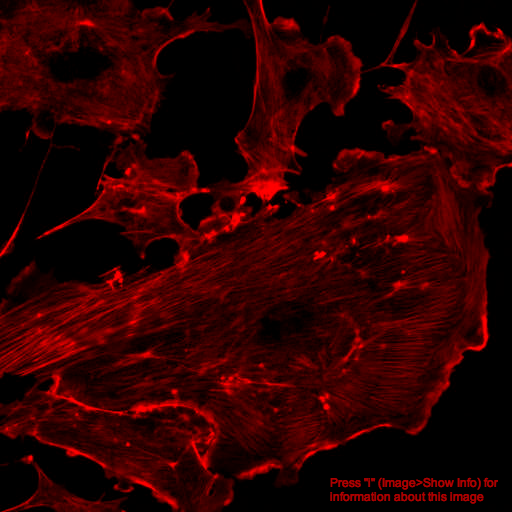
#> input picture Resources/Sample_Images/FluorescentCells.tif, 512 x 512 px
$ python 'Script 2 - Overlay on Original Image.py'
#> lines starting #> are read from the running program, lines starting #| are printed output that depends on the picture
import os
import numpy as np
from PIL import Image
from datetime import datetime
import matplotlib.pyplot as plt
from tkinter import filedialog, Tk

# ======== USER CONFIGURATION ========
CROP_BOX = (150, 200, 150, 200)  # y1, y2, x1, x2
PIXEL_SKIP = 1
FONT_SIZE = 3
OVERLAY_COLOR = 'red'
FONT_WEIGHT = 'bold'
FIGSIZE = (8, 8)
# ====================================

# Create a root window and hide it
root = Tk()
root.withdraw()

# Open file dialog to select image
print("Please select an image file...")
input_file = filedialog.askopenfilename(
    title="Select an image file",
    filetypes=[
        ("Image files", "*.tif *.tiff *.png *.jpg *.jpeg *.bmp"),
        ("TIFF files", "*.tif *.tiff"),
        ("All files", "*.*")
    ]
)
#> the answer given: ../Sample_Images/FluorescentCells.tif

# Check if user cancelled
if not input_file:
    print("No file selected. Exiting...")
    exit()

print(f"Selected file: {input_file}")

# Load image
image = Image.open(input_file).convert("I")
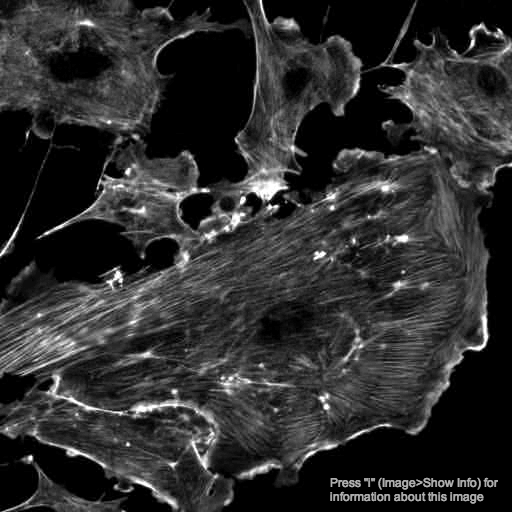
#> image: PIL image 512x512 I; min 0, max 76, mean 13.9; drawn with min black and max white
image_np = np.array(image)

# Crop region
y1, y2, x1, x2 = CROP_BOX
crop = image_np[y1:y2, x1:x2]
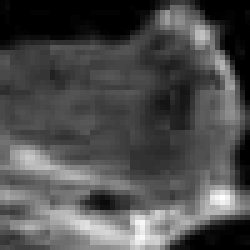
#> crop: shape (50, 50) int32 (shown 5 times larger); min 0, max 76, mean 23.1; drawn with min black and max white
bit_image = ((crop - crop.min()) / (crop.max() - crop.min()) * 255).astype(np.uint8)

# Create figure
fig, ax = plt.subplots(figsize=FIGSIZE)
ax.imshow(bit_image, cmap='gray')
for (i, j), val in np.ndenumerate(crop):
    if i % PIXEL_SKIP == 0 and j % PIXEL_SKIP == 0:
        ax.text(j, i, str(val), ha='center', va='center',
                fontsize=FONT_SIZE, color=OVERLAY_COLOR, fontweight=FONT_WEIGHT)
#> this loop made 2500 passes
#> (i, j, val) on passes 2 to 4: (0, 1, 2), (0, 2, 0), (0, 3, 0)
ax.set_title("Pixel Overlay")
ax.axis('off')

# Save
timestamp = datetime.now().strftime("%Y%m%d_%H%M%S")
output_path = os.path.join(os.path.dirname(input_file), f"overlay_panel_{timestamp}.png")
fig.savefig(output_path, dpi=300)
print(f"Saved to: {output_path}")

$ run again, on Resources/Sample_Images/RGB_cell.tif
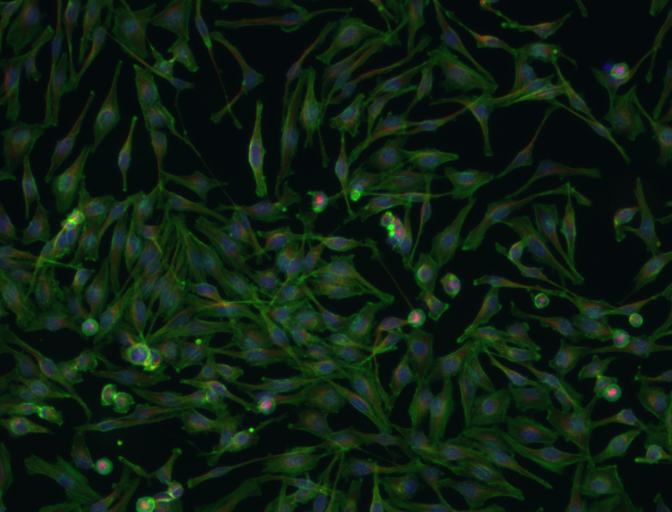
#> input picture Resources/Sample_Images/RGB_cell.tif, 672 x 512 px
#> `image = Image.open(input_file).convert("I")`:
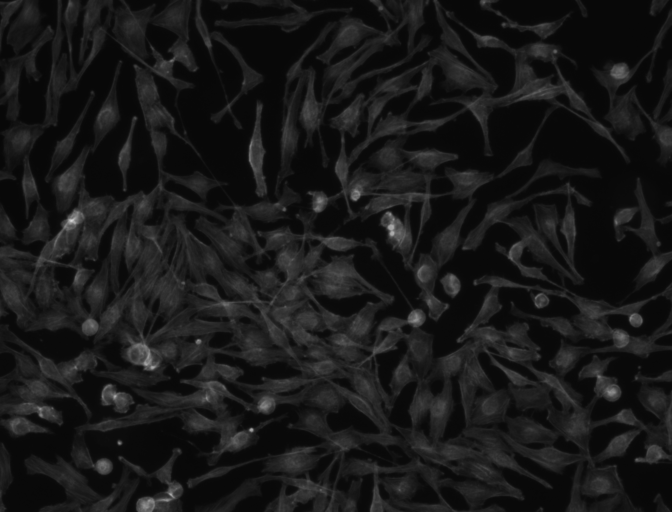
#> image: PIL image 672x512 I; min 7, max 215, mean 24.5
#> `crop = image_np[y1:y2, x1:x2]`:
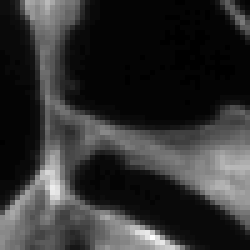
#> crop: shape (50, 50) int32 (shown 5 times larger); min 8, max 64, mean 18.9; drawn with min black and max white
#> the loop `for (i, j), val in np.ndenumerate(crop):` made 2500 passes
#> (i, j, val) on passes 2 to 4: (0, 1, 11), (0, 2, 13), (0, 3, 16)
